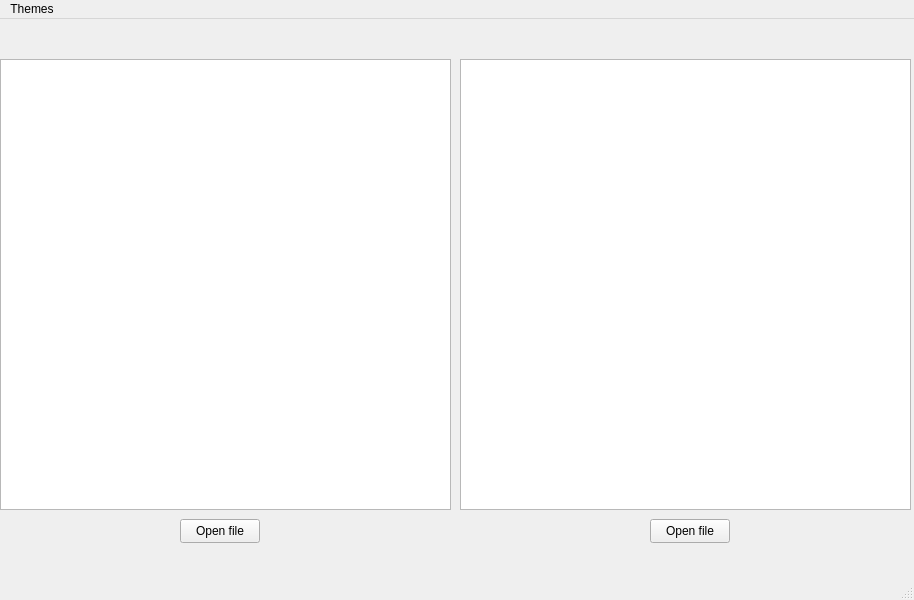
<?xml version="1.0" encoding="UTF-8"?>
<ui version="4.0">
 <class>MainWindow</class>
 <widget class="QMainWindow" name="MainWindow">
  <property name="geometry">
   <rect>
    <x>0</x>
    <y>0</y>
    <width>914</width>
    <height>600</height>
   </rect>
  </property>
  <property name="windowTitle">
   <string>File Comparator</string>
  </property>
  <property name="autoFillBackground">
   <bool>false</bool>
  </property>
  <widget class="QWidget" name="centralwidget">
   <widget class="QPushButton" name="openFileButton1">
    <property name="geometry">
     <rect>
      <x>180</x>
      <y>500</y>
      <width>80</width>
      <height>24</height>
     </rect>
    </property>
    <property name="cursor">
     <cursorShape>PointingHandCursor</cursorShape>
    </property>
    <property name="text">
     <string>Open file</string>
    </property>
   </widget>
   <widget class="QPlainTextEdit" name="fileText1">
    <property name="geometry">
     <rect>
      <x>0</x>
      <y>40</y>
      <width>451</width>
      <height>451</height>
     </rect>
    </property>
   </widget>
   <widget class="QLabel" name="fileName1">
    <property name="geometry">
     <rect>
      <x>10</x>
      <y>10</y>
      <width>201</width>
      <height>20</height>
     </rect>
    </property>
    <property name="text">
     <string/>
    </property>
   </widget>
   <widget class="QLabel" name="fileName2">
    <property name="geometry">
     <rect>
      <x>460</x>
      <y>10</y>
      <width>201</width>
      <height>20</height>
     </rect>
    </property>
    <property name="text">
     <string/>
    </property>
   </widget>
   <widget class="QPlainTextEdit" name="fileText2">
    <property name="geometry">
     <rect>
      <x>460</x>
      <y>40</y>
      <width>451</width>
      <height>451</height>
     </rect>
    </property>
   </widget>
   <widget class="QPushButton" name="openFileButton2">
    <property name="geometry">
     <rect>
      <x>650</x>
      <y>500</y>
      <width>80</width>
      <height>24</height>
     </rect>
    </property>
    <property name="cursor">
     <cursorShape>PointingHandCursor</cursorShape>
    </property>
    <property name="text">
     <string>Open file</string>
    </property>
   </widget>
  </widget>
  <widget class="QMenuBar" name="menubar">
   <property name="geometry">
    <rect>
     <x>0</x>
     <y>0</y>
     <width>914</width>
     <height>21</height>
    </rect>
   </property>
   <widget class="QMenu" name="menuThemes">
    <property name="title">
     <string>Themes</string>
    </property>
    <widget class="QMenu" name="colorThemes">
     <property name="title">
      <string>Color themes</string>
     </property>
     <addaction name="actionLight_Libra_2"/>
     <addaction name="actionDark_Sepia_2"/>
     <addaction name="actionLight_Lagoona_2"/>
    </widget>
    <widget class="QMenu" name="menuFont_themes">
     <property name="title">
      <string>Font themes</string>
     </property>
     <addaction name="actionWally"/>
     <addaction name="actionMemory"/>
     <addaction name="actionCucumber"/>
    </widget>
    <addaction name="colorThemes"/>
    <addaction name="menuFont_themes"/>
   </widget>
   <addaction name="menuThemes"/>
  </widget>
  <widget class="QStatusBar" name="statusbar"/>
  <action name="actionDark_Sepia">
   <property name="text">
    <string>Dark Sepia</string>
   </property>
  </action>
  <action name="actionLight_Lagoona">
   <property name="text">
    <string>Light Lagoona</string>
   </property>
  </action>
  <action name="actionLight_Libra_2">
   <property name="text">
    <string>Light Libra</string>
   </property>
  </action>
  <action name="actionDark_Sepia_2">
   <property name="text">
    <string>Dark Sepia</string>
   </property>
  </action>
  <action name="actionLight_Lagoona_2">
   <property name="text">
    <string>Light Lagoona</string>
   </property>
  </action>
  <action name="actionWally">
   <property name="text">
    <string>Wally</string>
   </property>
  </action>
  <action name="actionMemory">
   <property name="text">
    <string>Memory</string>
   </property>
  </action>
  <action name="actionCucumber">
   <property name="text">
    <string>Cucumber</string>
   </property>
  </action>
 </widget>
 <resources/>
 <connections/>
</ui>
